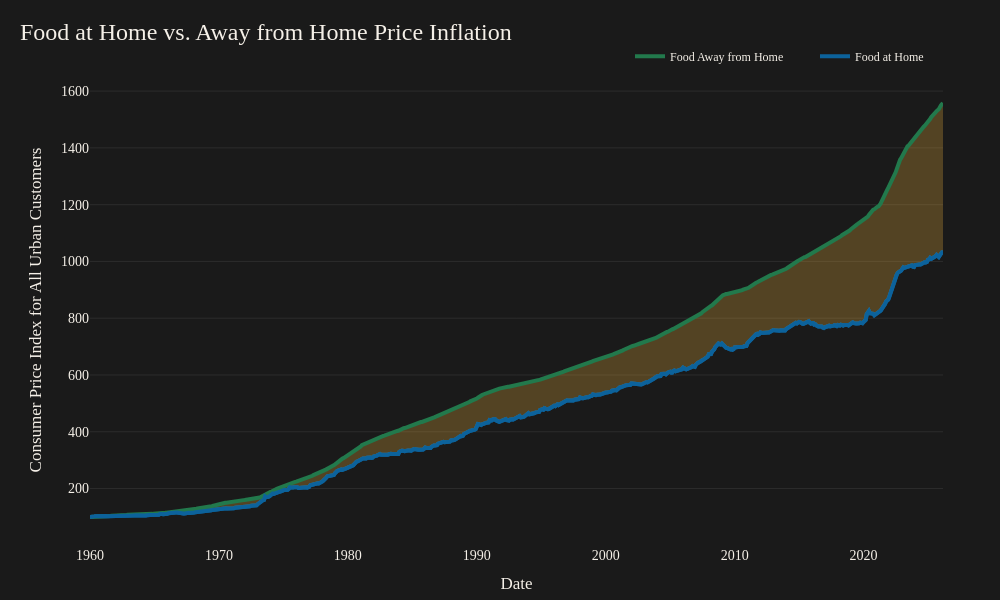

The cell this chart's notebook holds for it:
### Code cell
# line chart of food at home vs food away from home cpis 

# data 
x = both_cpi["observation_date"]
food_home_cpi = both_cpi["food_home_cpi_reindex"]
food_away_cpi = both_cpi["food_away_cpi_reindex"]

# figure
fig = go.Figure()

# line plot 
fig.add_trace(
    go.Scatter(
        x=x,
        y=food_home_cpi,
        mode="lines",
        name="Food at Home",
        line=dict(
            color='#0c629b',
            width=4
        ),
        hovertemplate=
        "Home CPI: %{y:.1f}       <extra></extra>",
    )
)
fig.add_trace(
    go.Scatter(
        x=x,
        y=food_away_cpi,
        mode="lines",
        name="Food Away from Home",
        line=dict(
            color="#22794c",
            width=4
        ),
        hovertemplate=
        "Away CPI: %{y:.1f}       <extra></extra>"
    )
)
fig.add_trace(
    go.Scatter(
        x=x,
        y=food_home_cpi,
        mode="lines",
        name="Food at Home",
        line=dict(
            color='#0c629b',
            width=4
        ),
        fill='tonexty',
        fillcolor='rgba(214, 162, 58, 0.3)',
        hoverinfo='skip',
        showlegend=False
    )
)

# title and layout 
fig.update_layout(
    width=1000, 
    height=600, 

    template="plotly_dark",

    title=dict(
        text="Food at Home vs. Away from Home Price Inflation",
        x=0.02,
        xanchor="left",
        font=dict(
            family="Playfair Display",
            size=24
        )
    ),

    font=dict(
        family="Source Sans 3",
        color="#f5f0e8",
        size=14
    ),

    paper_bgcolor="#1a1a1a",
    plot_bgcolor="#1a1a1a",

    margin=dict(l=90, r=0, t=80, b=60),

    hovermode="x unified",

    xaxis=dict(
        title="Date",
        showgrid=False,
        tickfont=dict(size=14),
        zeroline=False,
        ticklabelstandoff=5
    ),

    yaxis=dict(
        title="Consumer Price Index for All Urban Customers",
        tickfont=dict(size=14),
        gridcolor="rgba(255,255,255,0.08)",
        zeroline=False
    ),

    legend=dict(
        orientation="h",
        entrywidth=140,
        yanchor="bottom",
        y=1.02,
        xanchor="center",
        x=0.85,
        itemclick=False,
        itemdoubleclick=False,
        font=dict(
            size=12)
    )
)

fig.show()

### Figure 1 — Plotly figure (JSON) as saved in the notebook; plotly's stock layout.template omitted (floating-point values rounded to 4 significant figures; data arrays with more than 128 entries replaced by an {"elided": "..."} marker saying what was removed)
{"data": [{"hovertemplate": "Home CPI: %{y:.1f}       <extra></extra>", "line": {"color": "#0c629b", "width": 4}, "mode": "lines", "name": "Food at Home", "type": "scatter", "x": {"elided": "794 str values"}, "y": {"elided": "794 float values"}}, {"hovertemplate": "Away CPI: %{y:.1f}       <extra></extra>", "line": {"color": "#22794c", "width": 4}, "mode": "lines", "name": "Food Away from Home", "type": "scatter", "x": {"elided": "794 str values"}, "y": {"elided": "794 float values"}}, {"fill": "tonexty", "fillcolor": "rgba(214, 162, 58, 0.3)", "hoverinfo": "skip", "line": {"color": "#0c629b", "width": 4}, "mode": "lines", "name": "Food at Home", "showlegend": false, "type": "scatter", "x": {"elided": "794 str values"}, "y": {"elided": "794 float values"}}], "layout": {"font": {"color": "#f5f0e8", "family": "Source Sans 3", "size": 14}, "height": 600, "hovermode": "x unified", "legend": {"entrywidth": 140, "font": {"size": 12}, "itemclick": false, "itemdoubleclick": false, "orientation": "h", "x": 0.85, "xanchor": "center", "y": 1.02, "yanchor": "bottom"}, "margin": {"b": 60, "l": 90, "r": 0, "t": 80}, "paper_bgcolor": "#1a1a1a", "plot_bgcolor": "#1a1a1a", "title": {"font": {"family": "Playfair Display", "size": 24}, "text": "Food at Home vs. Away from Home Price Inflation", "x": 0.02, "xanchor": "left"}, "width": 1000, "xaxis": {"showgrid": false, "tickfont": {"size": 14}, "ticklabelstandoff": 5, "title": {"text": "Date"}, "zeroline": false}, "yaxis": {"gridcolor": "rgba(255,255,255,0.08)", "tickfont": {"size": 14}, "title": {"text": "Consumer Price Index for All Urban Customers"}, "zeroline": false}}}
